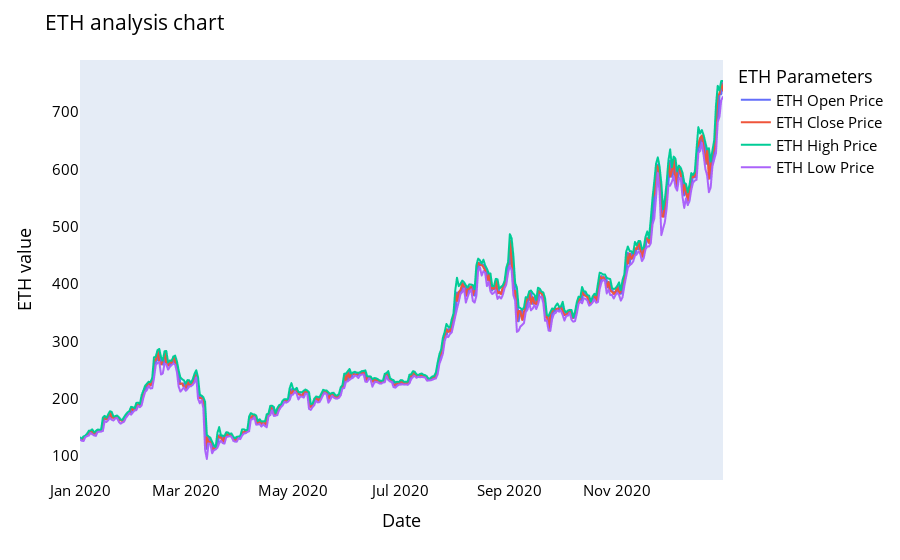

Notebook cell for this chart:
### Code cell
names = cycle(['ETH Open Price','ETH Close Price','ETH High Price','ETH Low Price'])

fig = px.line(y_2020, x=y_2020.Date, y=[y_2020['Open'], y_2020['Close'], 
                                          y_2020['High'], y_2020['Low']],
             labels={'Date': 'Date','value':'ETH value'})
fig.update_layout(title_text='ETH analysis chart', font_size=15, font_color='black',legend_title_text='ETH Parameters')
fig.for_each_trace(lambda t:  t.update(name = next(names)))
fig.update_xaxes(showgrid=False)
fig.update_yaxes(showgrid=False)

fig.show()

### Figure 1 — Plotly figure (JSON) as saved in the notebook; plotly's stock layout.template omitted (floating-point values rounded to 4 significant figures; data arrays with more than 128 entries replaced by an {"elided": "..."} marker saying what was removed)
{"data": [{"hovertemplate": "variable=Open<br>Date=%{x}<br>ETH value=%{y}<extra></extra>", "legendgroup": "Open", "line": {"color": "#636efa", "dash": "solid"}, "marker": {"symbol": "circle"}, "mode": "lines", "name": "ETH Open Price", "showlegend": true, "type": "scattergl", "x": {"elided": "366 str values"}, "xaxis": "x", "y": {"elided": "366 float values"}, "yaxis": "y"}, {"hovertemplate": "variable=Close<br>Date=%{x}<br>ETH value=%{y}<extra></extra>", "legendgroup": "Close", "line": {"color": "#EF553B", "dash": "solid"}, "marker": {"symbol": "circle"}, "mode": "lines", "name": "ETH Close Price", "showlegend": true, "type": "scattergl", "x": {"elided": "366 str values"}, "xaxis": "x", "y": {"elided": "366 float values"}, "yaxis": "y"}, {"hovertemplate": "variable=High<br>Date=%{x}<br>ETH value=%{y}<extra></extra>", "legendgroup": "High", "line": {"color": "#00cc96", "dash": "solid"}, "marker": {"symbol": "circle"}, "mode": "lines", "name": "ETH High Price", "showlegend": true, "type": "scattergl", "x": {"elided": "366 str values"}, "xaxis": "x", "y": {"elided": "366 float values"}, "yaxis": "y"}, {"hovertemplate": "variable=Low<br>Date=%{x}<br>ETH value=%{y}<extra></extra>", "legendgroup": "Low", "line": {"color": "#ab63fa", "dash": "solid"}, "marker": {"symbol": "circle"}, "mode": "lines", "name": "ETH Low Price", "showlegend": true, "type": "scattergl", "x": {"elided": "366 str values"}, "xaxis": "x", "y": {"elided": "366 float values"}, "yaxis": "y"}], "layout": {"font": {"color": "black", "size": 15}, "legend": {"title": {"text": "ETH Parameters"}, "tracegroupgap": 0}, "margin": {"t": 60}, "title": {"text": "ETH analysis chart"}, "xaxis": {"anchor": "y", "autorange": true, "domain": [0, 1], "range": ["2020-01-01", "2020-12-31"], "showgrid": false, "title": {"text": "Date"}, "type": "date"}, "yaxis": {"anchor": "x", "autorange": true, "domain": [0, 1], "range": [58.57, 790.9], "showgrid": false, "title": {"text": "ETH value"}, "type": "linear"}}}
